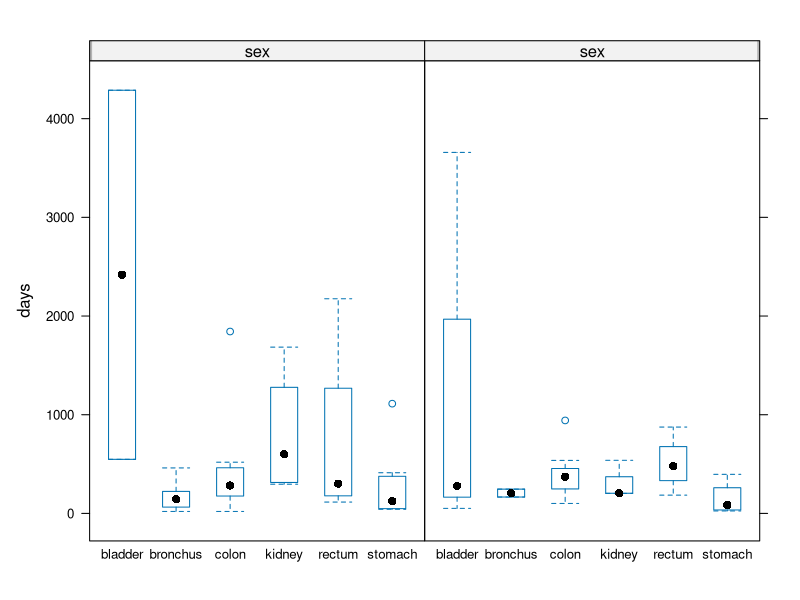
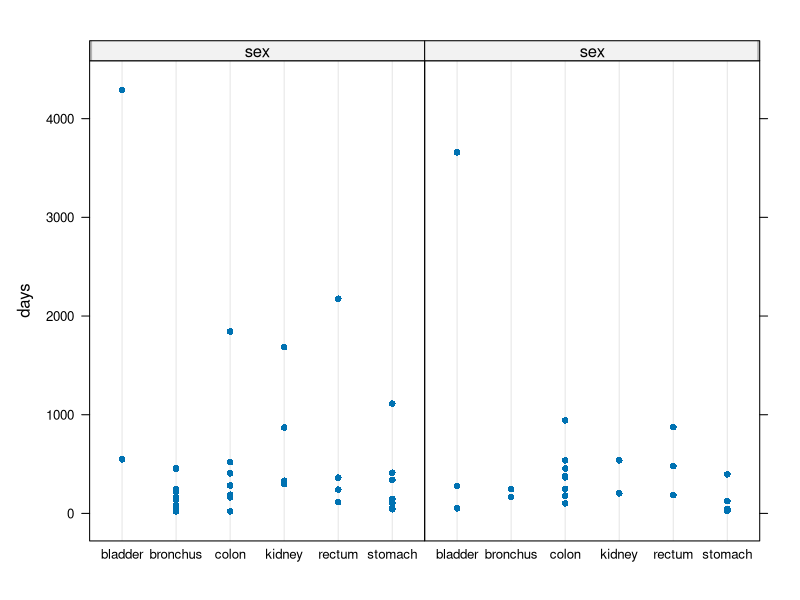
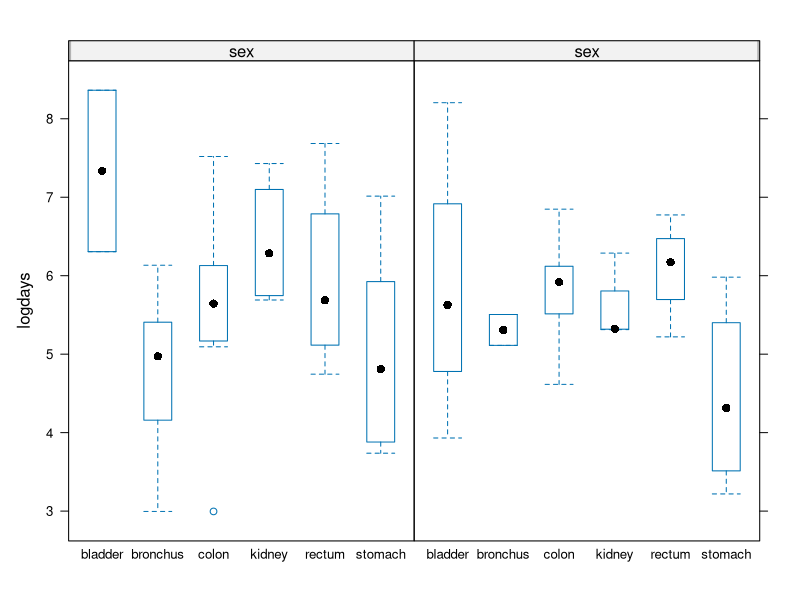
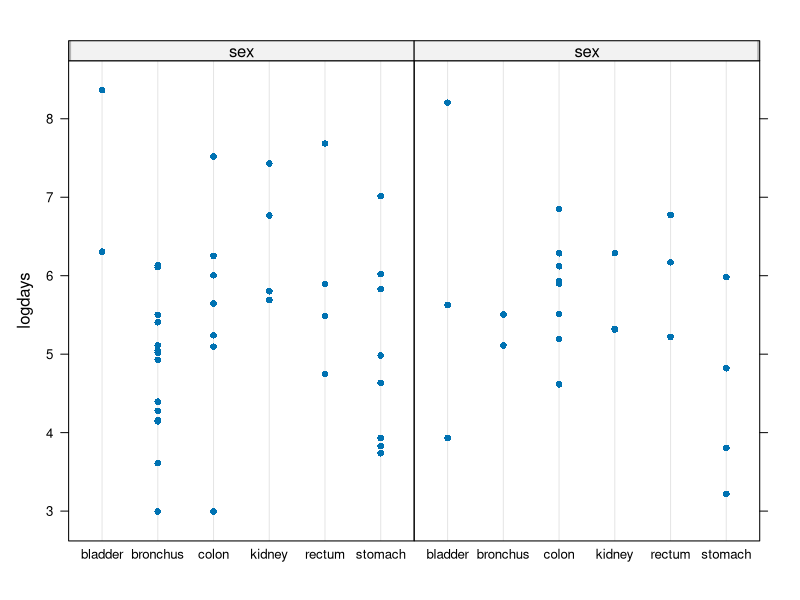

Source code (R) for these figures, in order:
# Cancer data

cancer <- read.table(text = "type,sex,age,days
stomach,2,61,124
stomach,1,69,42
stomach,2,62,25
stomach,2,66,45
stomach,1,63,412
stomach,1,79,51
stomach,1,76,1112
stomach,1,54,46
stomach,1,62,103
stomach,1,46,146
stomach,1,57,340
stomach,2,59,396
bronchus,1,74,81
bronchus,1,74,461
bronchus,1,66,20
bronchus,1,52,450
bronchus,2,48,246
bronchus,2,64,166
bronchus,1,70,63
bronchus,1,77,64
bronchus,1,71,155
bronchus,1,39,151
bronchus,1,70,166
bronchus,1,70,37
bronchus,1,55,223
bronchus,1,74,138
bronchus,1,69,72
bronchus,1,73,245
colon,2,76,248
colon,2,58,377
colon,1,49,189
colon,1,69,1843
colon,2,70,180
colon,2,68,537
colon,1,50,519
colon,2,74,455
colon,1,66,406
colon,2,76,365
colon,2,56,942
colon,2,74,372
colon,1,58,163
colon,2,60,101
colon,1,77,20
colon,1,38,283
rectum,2,56,185
rectum,2,75,479
rectum,2,57,875
rectum,1,56,115
rectum,1,68,362
rectum,1,54,241
rectum,1,59,2175
bladder,1,93,4288
bladder,2,70,3658
bladder,2,77,51
bladder,2,72,278
bladder,1,44,548
kidney,2,71,205
kidney,2,63,538
kidney,2,51,203
kidney,1,53,296
kidney,1,57,870
kidney,1,73,331
kidney,1,69,1685", head = TRUE, sep = ",")

str(cancer)

# Change sex from integer to factor
tempsex <- factor(cancer$sex, labels=c("Male", "Female"))
table(cancer$sex, tempsex)
cancer$ssex <- tempsex

#Look at data
library(lattice)
bwplot(days~type|sex, data=cancer)
dotplot(days~type|sex, data=cancer)

#calculate summary stats
aggregate(days~type+sex, data=cancer, FUN=mean)
aggregate(days~type+sex, data=cancer, FUN=sd)
aggregate(days~type+sex, data=cancer, FUN=length)

#transform the response variable
cancer$logdays <- log(cancer$days)

bwplot(logdays~type|sex, data=cancer)
dotplot(logdays~type|sex, data=cancer)

#Calculate summary stats
aggregate(days~type+sex, data=cancer, FUN=mean)
aggregate(days~type+sex, data=cancer, FUN=sd)
aggregate(days~type+sex, data=cancer, FUN=length)

# Fit the anova -- changing the order of the tems in the model 
# using Type I SS -- which is not acutally appropriate for unbalanced data
anovamod1 <- aov(logdays~type+sex+type*sex, data = cancer)
anova(anovamod1)